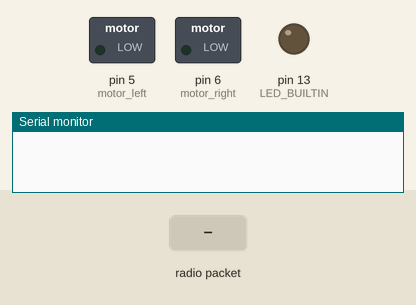
Recording of a sketch running on a simulated Arduino Uno, built with avr-gcc and run on an emulated ATmega328P. Parts: switched loads named in the sketch (green lamp = pin HIGH), output pins drawn as LEDs (lit = HIGH), the last lines printed to the serial monitor. Inputs (shaded band) come from the test bench. No radio packets arrive unless stated.

Above: at 0.1 s.
At 1.8 s:
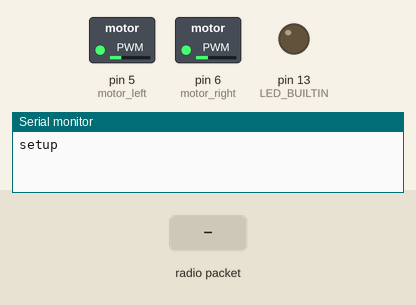
1.9 s: radio packet "1" arrives
At 4.6 s:
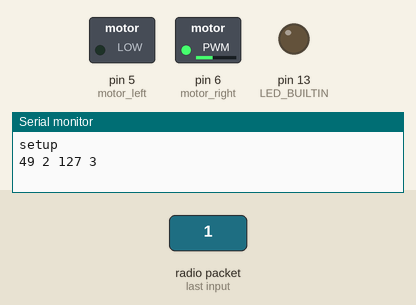
Timing chart, 0 to 10.9 s (numbered marks = the images above; inputs shaded):
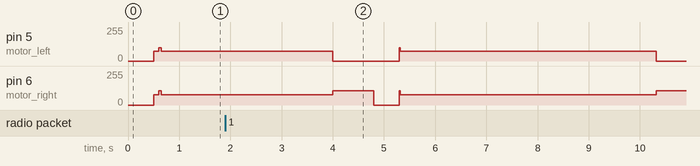

The sketch:

receiver_orange.ino
```cpp
// autonomous.pde
// Team : DPS LAB Team 1
// Programmer : Akash Mukesh Joshi
// USC ID : 4703642421
// Date : 04/2/2017
#include <VirtualWire.h>
#define CAR_ID  1 //O

#define RSPEED 76
#define LSPEED 72

const int motor_left = 5;
const int motor_right = 6;
const int led_pin = 13;
//const int transmit_pin = 12;
const int receive_pin = 11;
const int transmit_en_pin = 3;
const int LED_BULLTIN = 12;
volatile int flag = 2;
//double counter = 0;
unsigned long u_counter = 0;

void setup() {
  // put your setup code here, to run once:
  delay(500);
  Serial.begin(9600);
  Serial.println("setup");
  // initialize digital pin LED_BUILTIN as an output.
  pinMode(LED_BUILTIN, OUTPUT);
  // if analog input pin 0 is unconnected, random analog
  // noise will cause the call to randomSeed() to generate
  // different seed numbers each time the sketch runs.
  // randomSeed() will then shuffle the random function.
  randomSeed(analogRead(0));

  pinMode(motor_left, OUTPUT);   // sets the pin as output
  pinMode(motor_right, OUTPUT);   // sets the pin as output
  analogWrite(motor_left, LSPEED );
  analogWrite(motor_right, RSPEED );
  delay(100);
  //  analogWrite(motor_left, 0);
  //  analogWrite(motor_right, 0);


  // Initialise the IO and ISR
  //  vw_set_tx_pin(transmit_pin);
  vw_set_rx_pin(receive_pin);
  vw_set_ptt_pin(transmit_en_pin);
  //    vw_set_ptt_inverted(true); // Required for DR3100
  vw_setup(2000);  // Bits per sec

  vw_rx_start();       // Start the receiver PLL running

  analogWrite(motor_left, LSPEED * 1.40);
  analogWrite(motor_right, RSPEED * 1.40);
  delay(50);
}

void motor_f()
{

  analogWrite(motor_left, LSPEED);
  analogWrite(motor_right, RSPEED);
  //  delay(1000);
  //  Serial.print("FORWARD");
}

void motor_l()
{
  analogWrite(motor_left, 0);
  analogWrite(motor_right, RSPEED * 1.50);
  delay(380);
  //  analogWrite(motor_left, 0);
  //  analogWrite(motor_right, 0);
  //  delay(500);
  analogWrite(motor_left, LSPEED * 1.40);
  analogWrite(motor_right, RSPEED * 1.40);
  delay(250);
}

void motor_r()
{
  analogWrite(motor_left, LSPEED * 1.50);
  analogWrite(motor_right, 0);
  delay(370);
  //  analogWrite(motor_left, 0);
  //  analogWrite(motor_right, 0);
  //  delay(500);
  analogWrite(motor_left, LSPEED * 1.40);
  analogWrite(motor_right, RSPEED * 1.40);
  delay(250);
}

void motor_u()
{ analogWrite(motor_right, RSPEED * 1.40); //BALL:1.2
  analogWrite(motor_left, 0);
  delay(800);
  analogWrite(motor_left, 0);
  analogWrite(motor_right, 0);
  delay(500);
  analogWrite(motor_left, LSPEED * 1.40);
  analogWrite(motor_right, RSPEED * 1.40);
  delay(20);
}
//void motor_ur()
//{
//  analogWrite(motor_left, LSPEED * 1.40); //BALL:1.2
//  analogWrite(motor_right, 0);
//  delay(770);
//  analogWrite(motor_left, LSPEED * 1.20);
//  analogWrite(motor_right, RSPEED * 1.20);
//  delay(10);
//}
void loop() {


  //        motor_f();
  //        delay(1000);
  //        motor_l();
  //        motor_f();
  //          delay(1000);
  //        motor_r();
  //
  //       motor_f();
  //       delay(1000);
  //       motor_u();


  ////   put your main code here, to run repeatedly:
  uint8_t buf[VW_MAX_MESSAGE_LEN];
  uint8_t buflen = VW_MAX_MESSAGE_LEN;

  if (vw_get_message(buf, &buflen)) // Non-blocking
  {

    Serial.print((int)buf[0]);
    Serial.print(' ');
    Serial.print((int)buf[1]);
    Serial.print(' ');
    Serial.print((int)buf[2]);
    Serial.print(' ');
    Serial.println((int)buf[3]);
    digitalWrite( LED_BULLTIN, HIGH); // Flash a light to show received good message
    // Message with a good checksum received, print it.

    if (buf[2] == 1 && buf[3] == 0) {
      motor_r();
      u_counter = millis();
    }
    else if (buf[2] == 0 && buf[3] == 1) {
      motor_l();
      u_counter = millis();
    }
    else if (buf[2] == 1 && buf[3] == 1) {
      motor_u();
      u_counter = millis();
    }
    else {
      motor_f();
    }
    digitalWrite( LED_BULLTIN, LOW);
  }
  else {
    if (millis() - u_counter > 4000)
    {
      motor_u();
      analogWrite(motor_left, LSPEED);
      analogWrite(motor_right, RSPEED);
      delay(1000);
      u_counter = millis();
    }
    motor_f();
  }
}
```
